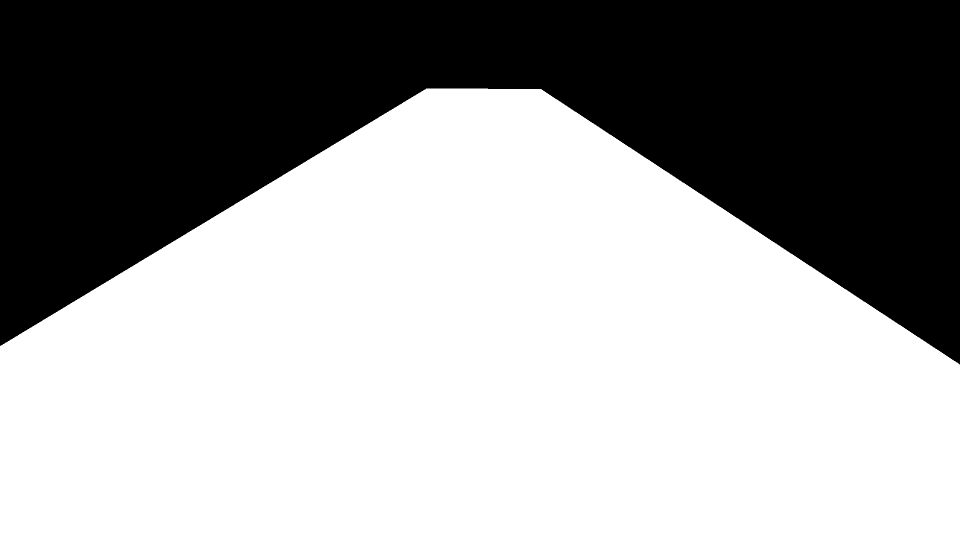
#> input picture 1_mask.png, 1920 x 1080 px (shown at 1/2 size)
$ python -i estimate_height_ransac.py   (imports and definitions only)
#> lines starting #> are read from the running program, lines starting #| are printed output that depends on the picture; after the words box and inside, x2 and y2 are one past the last pixel; in counts of white or black regions, pixels touching at a corner belong together
#> further down, picture is the input picture: shape (1080, 1920, 3); 61.8% white; 1 black region, box (x1, y1, x2, y2) and area: (0, 0, 1920, 729) 791531
# -*- coding: utf-8 -*-
r"""
Estimate camera vertical height h (meters) from traffic frames using only:
- Cars' known height (default 1.5 m; width/length unused for solve)
- Two orthogonal vanishing points (road-direction & vertical)
- YOLO detections + tracking to get many consistent car boxes
- Robust aggregation across cars/frames
- Tiny focal-length micro-adjustment to reduce internal inconsistency (OPTIONAL)

Also outputs:
- Camera pitch (downwards positive, in degrees)
- Ground horizontal range from image bottom (center & min along bottom)

Usage (example):
  python -u estimate_height_ransac.py ^
    --glob "C:\Users\USER\Desktop\accident\T17_10s_frames\*.jpg" ^
    --yolo "yolov8s.pt" --classes 2 7 5 --conf 0.30 ^
    --ultra-track bytetrack --save-vis --vis-dir "track_vis"
"""

import argparse, glob, os, sys, math, json, random
from collections import defaultdict
from typing import List, Tuple, Optional

import numpy as np
import cv2

try:
    from ultralytics import YOLO
except Exception:
    YOLO = None

Point = Tuple[int, int]
Line  = Tuple[int, int, int, int]  # (x1,y1,x2,y2)

# ============ utilities ============#
def info(msg): print(f"[INFO] {msg}", flush=True)
def oops(msg): print(f"[ERROR] {msg}", flush=True)

# ============ line / VP ============#
# [8 lines left out: function line_from_points, not called in this run]

def detect_lines(img: np.ndarray) -> List[Line]:
    """
    貪心版線段偵測：
    - 只看畫面下半部（道路區域），避免天空/建物
    - 降低 Canny / Hough 門檻，讓短一點的線也被抓到
    """
    gray = cv2.cvtColor(img, cv2.COLOR_BGR2GRAY)
    H, W = gray.shape[:2]
#> H = 1080; W = 1920

    # 只取下 70% 當 ROI
    y0 = int(H * 0.3)
#> y0 = 324
    roi = gray[y0:, :]
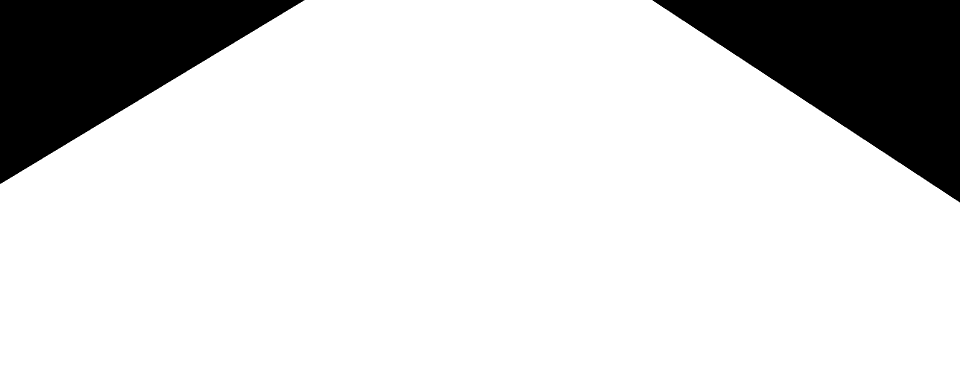
#> roi: shape (756, 1920) (shown at 1/2 size); 83.7% white; 2 black regions, box (x1, y1, x2, y2) and area: (1305, 0, 1920, 405) 124784, (0, 0, 609, 368) 112291

    # 對比增強
    roi_eq = cv2.equalizeHist(roi)

    lines: List[Line] = []

    # ---------- 1) 先試 FastLineDetector（如果有 ximgproc） ----------#
    if hasattr(cv2, "ximgproc") and hasattr(cv2.ximgproc, "createFastLineDetector"):
        fld = cv2.ximgproc.createFastLineDetector(
            length_threshold=5,
            canny_th1=20,
            canny_th2=80,
            canny_aperture_size=3,
            do_merge=True,
        )
        segs = fld.detect(roi_eq)
#> segs = [[608.1, 0.24, 0.287, 367.5], [1918.8, 404.3, 1304.7, 0.502]]
        if segs is not None:
            for s in segs:
                x1, y1, x2, y2 = map(int, s[0])
                y1 += y0
                y2 += y0
                if (x1, y1) != (x2, y2):
                    lines.append((x1, y1, x2, y2))
#> this loop made 2 passes
#> (s, x1, y1, x2, y2) on passes 1 to 2: ([[608.1, 0.24, 0.287, 367.5]], 608, 324, 0, 691), ([[1918.8, 404.3, 1304.7, 0.502]], 1918, 728, 1304, 324)
#> after the loop, lines = [(608, 324, 0, 691), (1918, 728, 1304, 324)]

        if len(lines) >= 8:
            return lines

    # ---------- 2) 再用 HoughLinesP 補強 ----------#
    blur = cv2.GaussianBlur(roi_eq, (3, 3), 0.8)
    edges = cv2.Canny(blur, 30, 90, apertureSize=3, L2gradient=True)
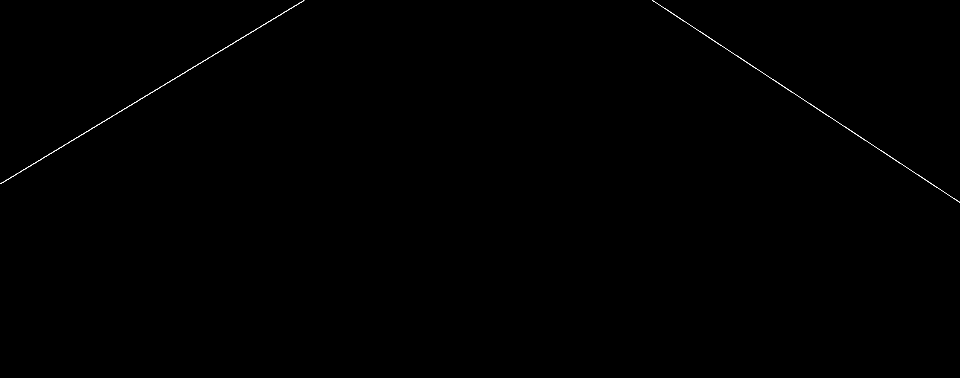
#> edges: shape (756, 1920) (shown at 1/2 size); 0.12% white in thin lines or dots, all inside (x1, y1, x2, y2) = (0, 0, 1920, 405)

    L = cv2.HoughLinesP(
        edges,
        1,
        np.pi / 180,
        threshold=20,
        minLineLength=int(0.2 * max(H, W)),
        maxLineGap=30,
    )
#> L = [[89, 313, 607, 1], [0, 367, 416, 117]]
    if L is not None:
        for x1, y1, x2, y2 in L[:, 0, :]:
            y1 += y0
            y2 += y0
            if (x1, y1) != (x2, y2):
                lines.append((int(x1), int(y1), int(x2), int(y2)))
#> this loop made 2 passes
#> (x1, y1, x2, y2) on passes 1 to 2: (89, 637, 607, 325), (0, 691, 416, 441)
#> after the loop, lines = [(608, 324, 0, 691), (1918, 728, 1304, 324), (89, 637, 607, 325), (0, 691, 416, 441)]

    return lines


# [691 lines left out: functions line_angle, pick_axis_groups, vp_from_lines_ransac, vp_from_lines_ls_safe, focal_from_orthogonal_vps, dir_from_vp and 13 more, not called in this run]
        #info(f"Wrote {out_json}")

# [2 lines not run here, left out]

>>> import cv2
>>> picture = cv2.imread('1_mask.png')
>>> result = detect_lines(picture)
#> result has the same summary as lines in detect_lines
